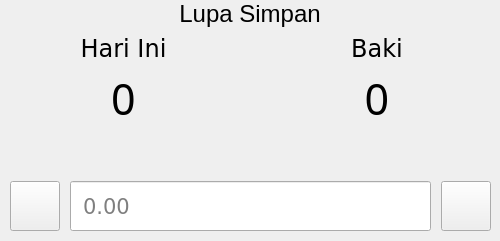
<?xml version="1.0" encoding="UTF-8"?>
<ui version="4.0">
 <class>MainWindow</class>
 <widget class="QMainWindow" name="MainWindow">
  <property name="geometry">
   <rect>
    <x>0</x>
    <y>0</y>
    <width>500</width>
    <height>241</height>
   </rect>
  </property>
  <property name="sizePolicy">
   <sizepolicy hsizetype="Expanding" vsizetype="Expanding">
    <horstretch>0</horstretch>
    <verstretch>0</verstretch>
   </sizepolicy>
  </property>
  <property name="windowTitle">
   <string>LupaSimpan</string>
  </property>
  <widget class="QWidget" name="centralwidget">
   <property name="layoutDirection">
    <enum>Qt::LayoutDirection::RightToLeft</enum>
   </property>
   <widget class="QWidget" name="verticalLayoutWidget">
    <property name="geometry">
     <rect>
      <x>0</x>
      <y>0</y>
      <width>501</width>
      <height>241</height>
     </rect>
    </property>
    <layout class="QVBoxLayout" name="verticalLayout">
     <property name="sizeConstraint">
      <enum>QLayout::SizeConstraint::SetDefaultConstraint</enum>
     </property>
     <item alignment="Qt::AlignmentFlag::AlignHCenter">
      <widget class="QLabel" name="mainTitle">
       <property name="font">
        <font>
         <pointsize>18</pointsize>
        </font>
       </property>
       <property name="layoutDirection">
        <enum>Qt::LayoutDirection::RightToLeft</enum>
       </property>
       <property name="text">
        <string>Lupa Simpan</string>
       </property>
       <property name="alignment">
        <set>Qt::AlignmentFlag::AlignCenter</set>
       </property>
       <property name="margin">
        <number>0</number>
       </property>
      </widget>
     </item>
     <item>
      <spacer name="verticalSpacer">
       <property name="orientation">
        <enum>Qt::Orientation::Vertical</enum>
       </property>
       <property name="sizeHint" stdset="0">
        <size>
         <width>20</width>
         <height>40</height>
        </size>
       </property>
      </spacer>
     </item>
     <item>
      <layout class="QHBoxLayout" name="horizontalLayout_2">
       <item>
        <layout class="QVBoxLayout" name="verticalLayout_3">
         <item>
          <widget class="QLabel" name="bakiTitleLabel">
           <property name="font">
            <font>
             <family>Verdana</family>
             <pointsize>18</pointsize>
             <bold>false</bold>
            </font>
           </property>
           <property name="text">
            <string>Baki</string>
           </property>
           <property name="alignment">
            <set>Qt::AlignmentFlag::AlignCenter</set>
           </property>
          </widget>
         </item>
         <item>
          <widget class="QLabel" name="bakiLabel">
           <property name="font">
            <font>
             <family>Cascadia Code</family>
             <pointsize>32</pointsize>
            </font>
           </property>
           <property name="text">
            <string>0</string>
           </property>
           <property name="alignment">
            <set>Qt::AlignmentFlag::AlignCenter</set>
           </property>
          </widget>
         </item>
        </layout>
       </item>
       <item>
        <layout class="QVBoxLayout" name="verticalLayout_2">
         <item>
          <widget class="QLabel" name="hariIniTitleLabel">
           <property name="font">
            <font>
             <family>Verdana</family>
             <pointsize>18</pointsize>
            </font>
           </property>
           <property name="text">
            <string>Hari Ini</string>
           </property>
           <property name="alignment">
            <set>Qt::AlignmentFlag::AlignCenter</set>
           </property>
          </widget>
         </item>
         <item>
          <widget class="QLabel" name="hariIniLabel">
           <property name="palette">
            <palette>
             <active>
              <colorrole role="WindowText">
               <brush brushstyle="SolidPattern">
                <color alpha="255">
                 <red>0</red>
                 <green>0</green>
                 <blue>0</blue>
                </color>
               </brush>
              </colorrole>
             </active>
             <inactive>
              <colorrole role="WindowText">
               <brush brushstyle="SolidPattern">
                <color alpha="255">
                 <red>0</red>
                 <green>0</green>
                 <blue>0</blue>
                </color>
               </brush>
              </colorrole>
             </inactive>
             <disabled/>
            </palette>
           </property>
           <property name="font">
            <font>
             <family>Cascadia Mono</family>
             <pointsize>32</pointsize>
            </font>
           </property>
           <property name="autoFillBackground">
            <bool>false</bool>
           </property>
           <property name="text">
            <string>0</string>
           </property>
           <property name="alignment">
            <set>Qt::AlignmentFlag::AlignCenter</set>
           </property>
          </widget>
         </item>
        </layout>
       </item>
      </layout>
     </item>
     <item>
      <spacer name="verticalSpacer_2">
       <property name="orientation">
        <enum>Qt::Orientation::Vertical</enum>
       </property>
       <property name="sizeType">
        <enum>QSizePolicy::Policy::Maximum</enum>
       </property>
       <property name="sizeHint" stdset="0">
        <size>
         <width>20</width>
         <height>80</height>
        </size>
       </property>
      </spacer>
     </item>
     <item>
      <layout class="QHBoxLayout" name="horizontalLayout" stretch="0,0,0">
       <property name="spacing">
        <number>10</number>
       </property>
       <property name="sizeConstraint">
        <enum>QLayout::SizeConstraint::SetNoConstraint</enum>
       </property>
       <property name="leftMargin">
        <number>10</number>
       </property>
       <property name="topMargin">
        <number>10</number>
       </property>
       <property name="rightMargin">
        <number>10</number>
       </property>
       <property name="bottomMargin">
        <number>10</number>
       </property>
       <item>
        <widget class="QPushButton" name="submitButton">
         <property name="sizePolicy">
          <sizepolicy hsizetype="Fixed" vsizetype="Fixed">
           <horstretch>0</horstretch>
           <verstretch>0</verstretch>
          </sizepolicy>
         </property>
         <property name="minimumSize">
          <size>
           <width>50</width>
           <height>50</height>
          </size>
         </property>
         <property name="text">
          <string/>
         </property>
         <property name="icon">
          <iconset theme="QIcon::ThemeIcon::DocumentSend"/>
         </property>
         <property name="iconSize">
          <size>
           <width>32</width>
           <height>32</height>
          </size>
         </property>
        </widget>
       </item>
       <item>
        <widget class="QLineEdit" name="amountEdit">
         <property name="sizePolicy">
          <sizepolicy hsizetype="Expanding" vsizetype="Fixed">
           <horstretch>0</horstretch>
           <verstretch>0</verstretch>
          </sizepolicy>
         </property>
         <property name="minimumSize">
          <size>
           <width>50</width>
           <height>50</height>
          </size>
         </property>
         <property name="font">
          <font>
           <family>Verdana</family>
           <pointsize>16</pointsize>
          </font>
         </property>
         <property name="styleSheet">
          <string notr="true">padding-left: 10px;
padding-right: 10px;

</string>
         </property>
         <property name="placeholderText">
          <string>0.00</string>
         </property>
        </widget>
       </item>
       <item>
        <widget class="QPushButton" name="listButton">
         <property name="sizePolicy">
          <sizepolicy hsizetype="Fixed" vsizetype="Fixed">
           <horstretch>0</horstretch>
           <verstretch>0</verstretch>
          </sizepolicy>
         </property>
         <property name="minimumSize">
          <size>
           <width>50</width>
           <height>50</height>
          </size>
         </property>
         <property name="text">
          <string/>
         </property>
         <property name="icon">
          <iconset theme="QIcon::ThemeIcon::FormatJustifyLeft"/>
         </property>
         <property name="iconSize">
          <size>
           <width>32</width>
           <height>32</height>
          </size>
         </property>
        </widget>
       </item>
      </layout>
     </item>
    </layout>
   </widget>
  </widget>
 </widget>
 <resources/>
 <connections/>
</ui>
